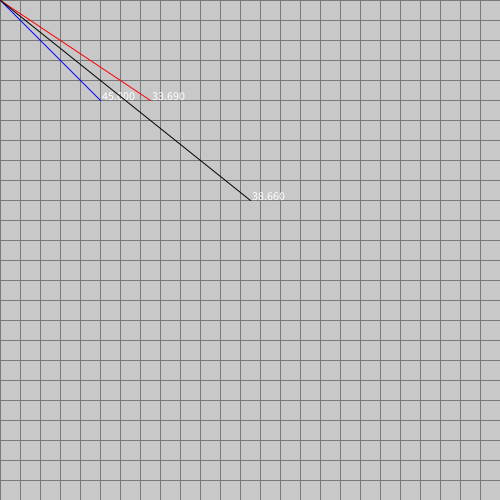
Frame 1 (no input)
Frame 60 (the mouse pressed at the canvas centre just before this capture): identical to frame 1, image omitted
Frame 120 (the mouse held since frame 60 and released just before this capture): identical to frame 1, image omitted

The Processing sketch that drew this single still picture (run headless with seeded random() and noise(); from frame 60 on, the mouse is pressed at the canvas centre):

// Processing sketch: sketch_260130b_base
// ── sketch_260130b_base.pde
PVector u, v;
void setup () {
  size (500, 500);
  u = new PVector (100, 100);
  v = new PVector (150, 100);
}

void drawVector(PVector v) {
  stroke(0, 0, 0);
  line(0, 0, v.x, v.y);
  float theta = degrees(v.heading());
  text(theta, v.x, v.y);
}

void drawVector(PVector v, int r, int g, int b) {
  stroke(r, g, b);
  line(0, 0, v.x, v.y);
  float theta = degrees(v.heading());
  text(theta, v.x, v.y);
}

void drawGrid() {
  stroke(120);
  for (int i = 0; i <= height; i+= 20) {
    line(0, i, width,i);
  }
  for (int i = 0; i <= width; i+=20) {
    line(i, 0, i, height);
  }
}

void draw () {
  background(200);
  PVector w = PVector.add(u, v);
  drawGrid();
  drawVector(u, 0, 0, 255);
  drawVector(v, 255, 0, 0);
  drawVector(w);
  
  println(degrees(w.heading()));
}
